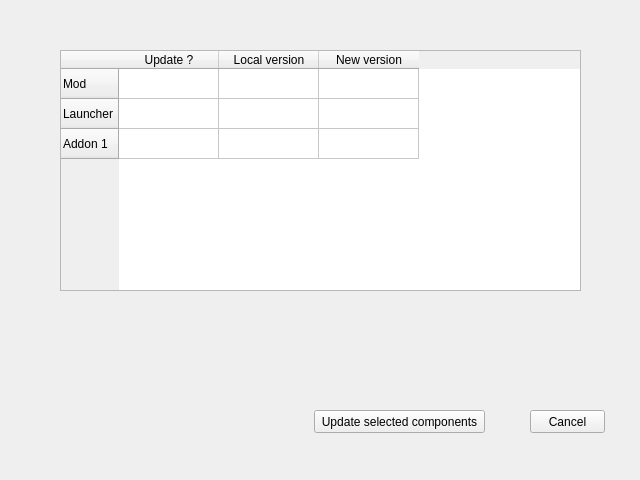
<?xml version="1.0" encoding="UTF-8"?>
<ui version="4.0">
 <class>updateManager</class>
 <widget class="QWidget" name="updateManager">
  <property name="geometry">
   <rect>
    <x>0</x>
    <y>0</y>
    <width>640</width>
    <height>480</height>
   </rect>
  </property>
  <property name="windowTitle">
   <string>Form</string>
  </property>
  <widget class="QTableWidget" name="tableWidget">
   <property name="geometry">
    <rect>
     <x>60</x>
     <y>50</y>
     <width>521</width>
     <height>241</height>
    </rect>
   </property>
   <row>
    <property name="text">
     <string>Mod</string>
    </property>
   </row>
   <row>
    <property name="text">
     <string>Launcher</string>
    </property>
   </row>
   <row>
    <property name="text">
     <string>Addon 1</string>
    </property>
   </row>
   <column>
    <property name="text">
     <string>Update ?</string>
    </property>
   </column>
   <column>
    <property name="text">
     <string>Local version</string>
    </property>
   </column>
   <column>
    <property name="text">
     <string>New version</string>
    </property>
   </column>
   <item row="0" column="0">
    <property name="text">
     <string/>
    </property>
   </item>
  </widget>
  <widget class="QPushButton" name="pushButton">
   <property name="geometry">
    <rect>
     <x>314</x>
     <y>410</y>
     <width>171</width>
     <height>23</height>
    </rect>
   </property>
   <property name="text">
    <string>Update selected components</string>
   </property>
  </widget>
  <widget class="QPushButton" name="pushButton_2">
   <property name="geometry">
    <rect>
     <x>530</x>
     <y>410</y>
     <width>75</width>
     <height>23</height>
    </rect>
   </property>
   <property name="text">
    <string>Cancel</string>
   </property>
  </widget>
 </widget>
 <resources/>
 <connections/>
</ui>
